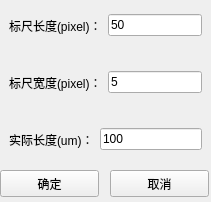
<?xml version="1.0" encoding="UTF-8"?>
<ui version="4.0">
 <class>rulersettings</class>
 <widget class="QWidget" name="rulersettings">
  <property name="geometry">
   <rect>
    <x>0</x>
    <y>0</y>
    <width>211</width>
    <height>202</height>
   </rect>
  </property>
  <property name="minimumSize">
   <size>
    <width>211</width>
    <height>202</height>
   </size>
  </property>
  <property name="maximumSize">
   <size>
    <width>211</width>
    <height>202</height>
   </size>
  </property>
  <property name="windowTitle">
   <string>Form</string>
  </property>
  <widget class="QWidget" name="widget" native="true">
   <property name="geometry">
    <rect>
     <x>0</x>
     <y>0</y>
     <width>211</width>
     <height>165</height>
    </rect>
   </property>
   <layout class="QVBoxLayout" name="verticalLayout">
    <item>
     <widget class="QWidget" name="widget_3" native="true">
      <layout class="QHBoxLayout" name="horizontalLayout_2">
       <item>
        <widget class="QLabel" name="label">
         <property name="text">
          <string>标尺长度(pixel)：</string>
         </property>
        </widget>
       </item>
       <item>
        <widget class="QLineEdit" name="pixe_line">
         <property name="text">
          <string>50</string>
         </property>
        </widget>
       </item>
      </layout>
     </widget>
    </item>
    <item>
     <widget class="QWidget" name="widget_2" native="true">
      <layout class="QHBoxLayout" name="horizontalLayout">
       <item>
        <widget class="QLabel" name="label_2">
         <property name="text">
          <string>标尺宽度(pixel)：</string>
         </property>
        </widget>
       </item>
       <item>
        <widget class="QLineEdit" name="height_line">
         <property name="text">
          <string>5</string>
         </property>
        </widget>
       </item>
      </layout>
     </widget>
    </item>
    <item>
     <widget class="QWidget" name="widget_4" native="true">
      <layout class="QHBoxLayout" name="horizontalLayout_3">
       <item>
        <widget class="QLabel" name="label_3">
         <property name="text">
          <string>实际长度(um)：</string>
         </property>
        </widget>
       </item>
       <item>
        <widget class="QLineEdit" name="real_line">
         <property name="text">
          <string>100</string>
         </property>
        </widget>
       </item>
      </layout>
     </widget>
    </item>
   </layout>
  </widget>
  <widget class="QPushButton" name="btn1">
   <property name="geometry">
    <rect>
     <x>0</x>
     <y>170</y>
     <width>99</width>
     <height>27</height>
    </rect>
   </property>
   <property name="text">
    <string>确定</string>
   </property>
  </widget>
  <widget class="QPushButton" name="btn2">
   <property name="geometry">
    <rect>
     <x>110</x>
     <y>170</y>
     <width>99</width>
     <height>27</height>
    </rect>
   </property>
   <property name="text">
    <string>取消</string>
   </property>
  </widget>
 </widget>
 <resources/>
 <connections/>
</ui>
